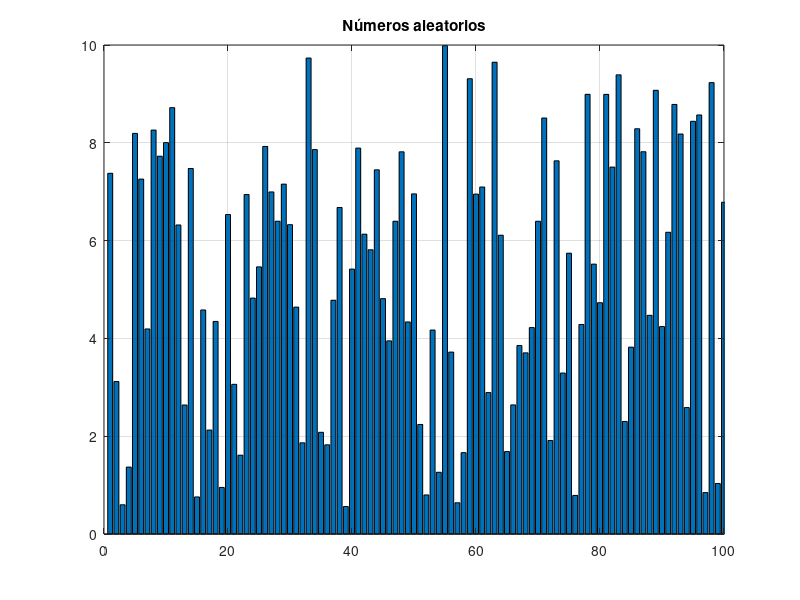

Write the MATLAB code that produced this figure.
% script que crea números aleatorios entre 0 y 10

% Paso 1: Se escribe cuántos números aleatorios voy a crear.
p = 100;

% Paso 2: Se crea un vector de números aleatorios
data = 10*rand(1,p);

% Paso 3: Visualizar la data (números aleatorios) creados.
bar(data); title('Números aleatorios');
grid;
axis([0 p 0 10]); % axis([x_min x_max y_min y_max])